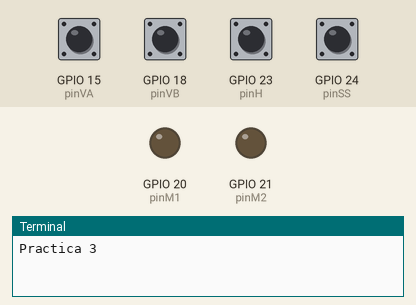
A program run on a simulated Raspberry Pi (BCM pin numbers). On the bench: output pins drawn as LEDs (lit = HIGH), the last lines printed to the terminal. The test bench sets the inputs (shaded band); at power-on: GPIO 15 (pinVA), GPIO 18 (pinVB), GPIO 23 (pinH), GPIO 24 (pinSS) LOW.

Above: at 1.2 s.
1.3 s: GPIO 24 (pinSS) pulled HIGH for 0.15 s
At 2.4 s:
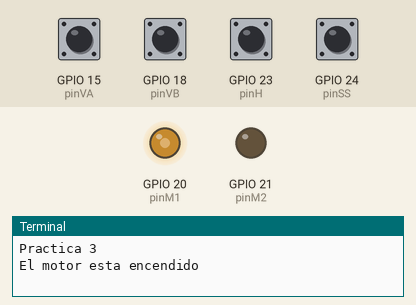
2.9 s: GPIO 15 (pinVA) pulled HIGH for 0.15 s
At 3.6 s:
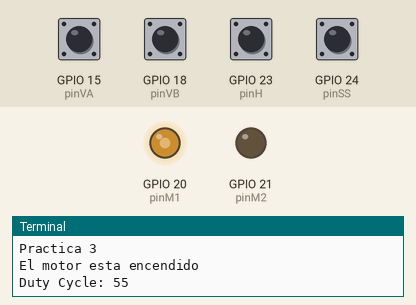
4.5 s: GPIO 23 (pinH) pulled HIGH for 0.15 s
At 7.55 s:
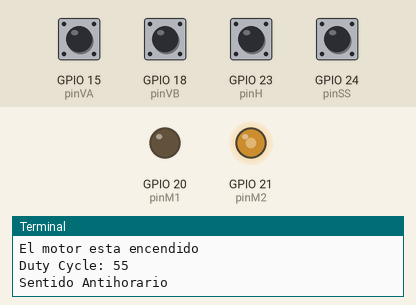
7.6 s: GPIO 18 (pinVB) pulled HIGH for 0.15 s
At 8.4 s:
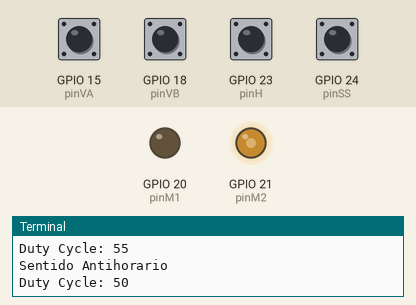
9.2 s: GPIO 23 (pinH) pulled HIGH for 1 s
At 9.6 s:
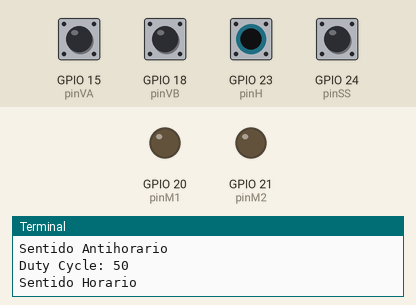
11.7 s: GPIO 24 (pinSS) pulled HIGH for 1 s
At 12.7 s:
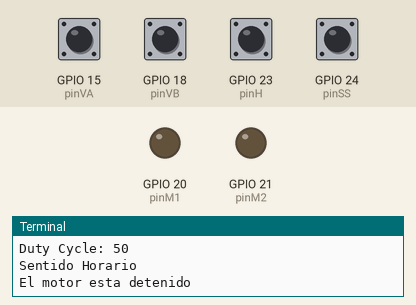
Timing chart, 0 to 14.7 s (numbered marks = the images above; inputs shaded):
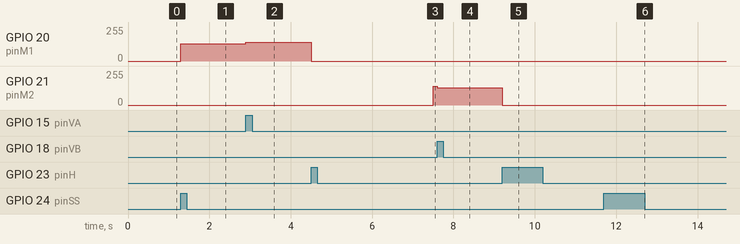

Measured:
- after the input at 1.3 s, GPIO 20 (pinM1): 0/255 → 128/255 at once
- after the input at 2.9 s, GPIO 20 (pinM1): 128/255 → 140/255 at once
- after the input at 4.5 s, GPIO 20 (pinM1): 140/255 → 0/255 at once; GPIO 21 (pinM2): 0/255 → 140/255 after 3.0 s
- after the input at 7.6 s, GPIO 21 (pinM2): 140/255 → 128/255 at once
- after the input at 9.2 s, GPIO 21 (pinM2): 128/255 → 0/255 at once
- after the input at 11.7 s, GPIO 20 (pinM1): stays 0/255 (without the input it goes to 128/255 after 0.50 s)

The program:

practica3.py
```python
#!/usr/bin/python
import RPi.GPIO as GPIO
import time

#Entradas.
pinVB = 18
pinVA = 15
pinH = 23
pinSS = 24

#Salidas.
pinM1 = 20
pinM2 = 21
d1 = 0
d2 = 0
d3 = 0

#Parametros de la modulacion de ancho de pulso.
frec = 50 #Frecuencia del PWM.
dc = 50 #Valor inicial de Duty Cycle
stop = True #Variable Bandera de Stop
giro = True #Variable Bandera de sentio de giro

#Configuraciones de puertos generales de entrada y salida.
GPIO.setmode(GPIO.BCM)
GPIO.setwarnings(False)
GPIO.setup(pinVB,GPIO.IN, pull_up_down=GPIO.PUD_DOWN) #Se configuran las entradas para que esten
GPIO.setup(pinVA,GPIO.IN, pull_up_down=GPIO.PUD_DOWN) #en pulldown por defecto a nivel de software.
GPIO.setup(pinH,GPIO.IN, pull_up_down=GPIO.PUD_DOWN)
GPIO.setup(pinSS,GPIO.IN, pull_up_down=GPIO.PUD_DOWN)
GPIO.setup(pinM1,GPIO.OUT)
GPIO.setup(pinM2,GPIO.OUT)

p = GPIO.PWM(pinM1, frec) #Creacion de un objeto de la clase PWM.

#Programacion de Eventos.

#Subprograma que enciende o apaga el motor.
def startStop(channel):
	global stop
	if (stop):
		p.start(dc)
		print("El motor esta encendido")
	else:
		p.stop()
		print("El motor esta detenido")

	stop = not stop

#Subprograma que aumenta la velocidad del motor
def subirVelocidad(channel):
	global dc
	global p
	if (dc < 100):
		dc = dc + 5
		p.ChangeDutyCycle(dc)
		print("Duty Cycle: " + str(dc))
	else:
		print("No se puede aumentar mas la velocidad")

#Subprograma que disminuye la velocidad del motor
def bajarVelocidad(channel):
	global dc
	global p
	if (dc > 0):
		dc = dc - 5
		p.ChangeDutyCycle(dc)
		print("Duty Cycle: " + str(dc))
	else:
		print("No se puede disminuir mas la velocidad")


#Subprograma que cambia el sentido de giro del motor
def ghah(channel):
	global dc
	global p
	global stop
	global giro
	p.stop()
	if giro == True:
		p = GPIO.PWM(pinM2, frec)
		print("Sentido Antihorario")
	else:
        	p = GPIO.PWM(pinM1, frec)
        	print("Sentido Horario")

	giro = not giro
	time.sleep(3)
	if stop == False:
		p.start(dc)


#Configuracion Hardware/Evento
#GPIO.add_event_detect(puerto que produce la interrupcion, flanco a detectar, subprograma a llamar, tiempo de rebote)
GPIO.add_event_detect(pinVB, GPIO.RISING, callback = bajarVelocidad, bouncetime=200)
GPIO.add_event_detect(pinVA, GPIO.RISING, callback = subirVelocidad, bouncetime=200)
GPIO.add_event_detect(pinH, GPIO.RISING, callback = ghah, bouncetime=200)
GPIO.add_event_detect(pinSS, GPIO.RISING, callback = startStop, bouncetime=200)


#Programa Principal
try:
	print("Practica 3")
	while True:

		pass

except KeyboardInterrupt:
	pass
p.stop()
GPIO.cleanup()
```
